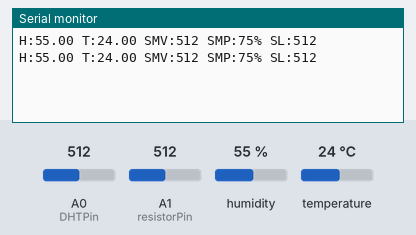
A sketch run on a simulated Arduino Uno, built with avr-gcc and run on an emulated ATmega328P. Parts: the last lines printed to the serial monitor. The test bench sets the inputs (shaded band); at power-on: humidity 55 %, A0 (DHTPin) = 512, A1 (resistorPin) = 512, temperature 24 °C.

Above: at 1.8 s.
1.9 s: humidity set to 22 %
At 3.3 s:
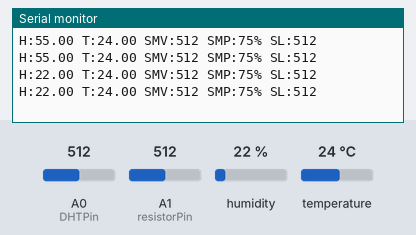
3.4 s: A0 (DHTPin) set to 716
At 4.7 s:
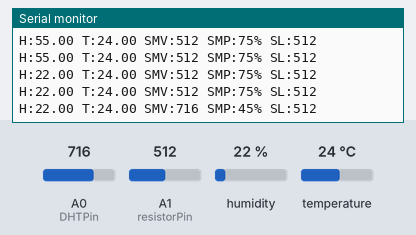
4.9 s: A1 (resistorPin) set to 716
At 5.9 s:
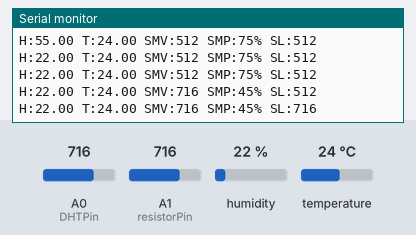
6.4 s: temperature set to 12 °C
At 7.7 s:
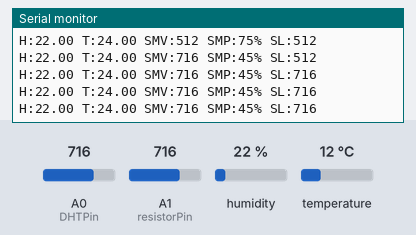
7.9 s: A0 (DHTPin) set to 992
At 9.3 s:
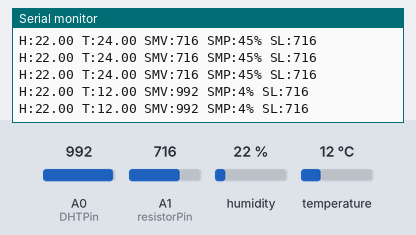
9.4 s: A1 (resistorPin) set to 992
At 11.0 s:
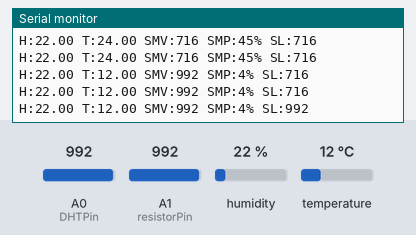
Timing chart, 0 to 11.9 s (numbered marks = the images above; inputs shaded):
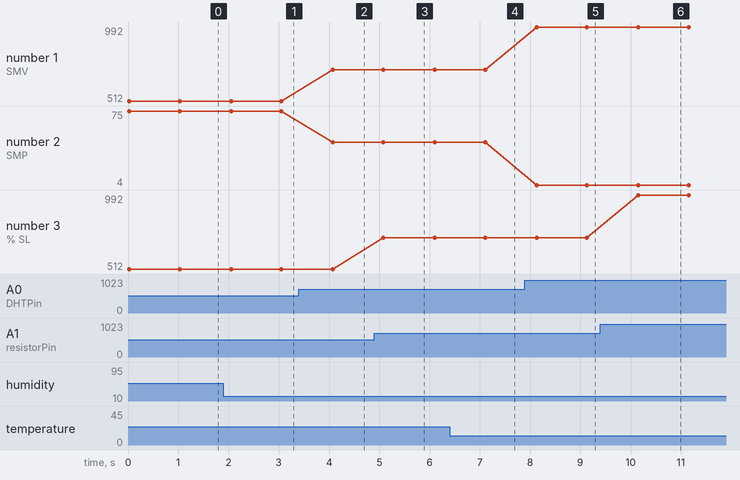

Measured:
- after the input at 1.9 s, the serial monitor: prints a new line after 0.15 s (image 1)
- after the input at 3.4 s, the serial monitor: prints a new line after 0.68 s (image 2)
- after the input at 4.9 s, the serial monitor: prints a new line after 0.18 s (image 3)
- after the input at 7.9 s, the serial monitor: prints a new line after 0.23 s (image 5)
- after the input at 9.4 s, the serial monitor: prints a new line after 0.76 s (image 6)
- plotted number 1: 512 → 716 after the input at 3.4 s, 716 → 992 after the input at 7.9 s
- plotted number 2: 75 → 45 after the input at 3.4 s, 45 → 4 after the input at 7.9 s

The sketch:

main.ino
```cpp
#include "DHT.h"                  // Include library for DHT humidity and temperature sensor

float h, t;
DHT DHT_sens(7, DHT11);           // Datapin sensor to pin 7 Arduino

int soilMoisture = 0;             // Storing Moisture value
int sensorValue = 0;
int percentSoilMoist = 0;         // Soil Moisture value in percents

int DHTPin = A0;                  // DHT at Arduino analog pin A0
int resistorPin = A1;             // Photoresistor at Arduino analog pin A1

void setup(){
  DHT_sens.begin();
  Serial.begin (9600);
}

void loop() {
  // ================== read from buffer and display =========================
  h = DHT_sens.readHumidity();
  t = DHT_sens.readTemperature();

  //TODO: extract two lines below in a method to return a single value
  sensorValue = analogRead(DHTPin);
  percentSoilMoist = convertToPercent(sensorValue);

  send_data();

  // delay of one second
  delay(1000);
}

void send_data(){
  Serial.print ("H:");             // Humidity
  Serial.print (h);                 // Printing humidity value from DHT sensor
  Serial.print (" T:");            // Temperature
  Serial.print (t);                 // Printing temperature value from DHT sensor

  Serial.print(" SMV:");
  Serial.print(sensorValue);
  Serial.print(" SMP:");            // Soil Moisture
  Serial.print(percentSoilMoist);   // Printing Soil Moisture value in percents from Soil Moisture sensor
  Serial.print("%");

  Serial.print(" SL:"); // Sunlight value
  Serial.println(analogRead(resistorPin)); // Printing Sunlight value from photoresistor
}

int convertToPercent(int value)
{
  int percentValue = 0;
  percentValue = map(value, 1023, 350, 0, 100);

  if (percentValue > 100)
    percentValue = 100;
  return percentValue;
}
```
